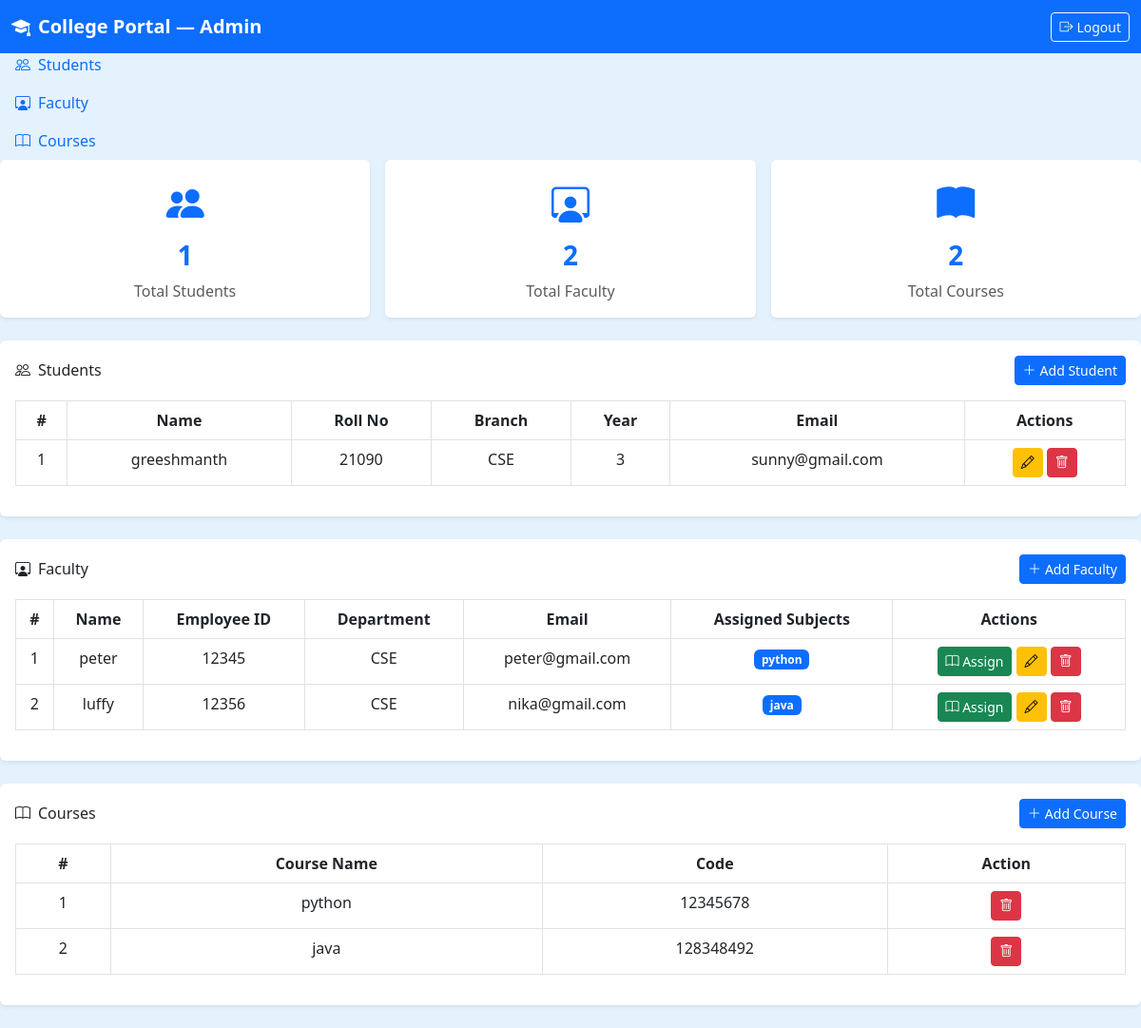
Page /admin-panel/ (signed in) on the committed database.
### portal/models.py (models this page shows, shortened)
class Student(models.Model):
    user        = models.OneToOneField(User, on_delete=models.CASCADE)
    name        = models.CharField(max_length=100)
    roll_number = models.CharField(max_length=20, unique=True)
    branch      = models.CharField(max_length=20)
    year        = models.IntegerField()
    semester    = models.IntegerField(default=1)
    dob         = models.DateField()
    email       = models.EmailField()
    phone       = models.CharField(max_length=10)
    photo       = models.ImageField(upload_to='student_photos/', blank=True, null=True)

class Faculty(models.Model):
    user        = models.OneToOneField(User, on_delete=models.CASCADE)
    name        = models.CharField(max_length=100)
    employee_id = models.CharField(max_length=20, unique=True)
    department  = models.CharField(max_length=20)
    email       = models.EmailField()
    phone       = models.CharField(max_length=10)
    class Meta:
        verbose_name_plural = "Faculty"

class Subject(models.Model):
    name    = models.CharField(max_length=100)
    faculty = models.ForeignKey(
                  Faculty, on_delete=models.SET_NULL,
                  null=True, blank=True, related_name='subjects'
              )
    course  = models.ForeignKey(
                  Course, on_delete=models.SET_NULL,
                  null=True, blank=True
              )
    class Meta:
        unique_together = ('name', 'course')

class Course(models.Model):
    name = models.CharField(max_length=100)
    code = models.CharField(max_length=20, unique=True)

### portal/views.py (the view)
# urls.py: path('admin-panel/',                          views.admin_dashboard,  name='admin_dashboard'),
@login_required(login_url='login')
def admin_dashboard(request):
    if not request.user.is_staff:
        return redirect('login')
    return render(request, 'portal/admin_dashboard.html', {
        'students':       Student.objects.all(),
        'faculty_list':   Faculty.objects.all(),
        'courses':        Course.objects.all(),
        'total_students': Student.objects.count(),
        'total_faculty':  Faculty.objects.count(),
        'total_courses':  Course.objects.count(),
    })

### portal/templates/portal/admin_dashboard.html (shortened to what this page needs)
{% load static %}
<!doctype html>
<html lang="en">
  <head>
    <link
      href="https://cdn.jsdelivr.net/npm/bootstrap@5.3.0/dist/css/bootstrap.min.css"
      rel="stylesheet"
    />
    <link
      href="https://cdn.jsdelivr.net/npm/bootstrap-icons@1.10.5/font/bootstrap-icons.css"
      rel="stylesheet"
    />
    <link rel="stylesheet" href="{% static 'portal/css/style.css' %}" />
  </head>
  <body>
    <nav class="navbar navbar-dark bg-primary fixed-top">
      <div class="container-fluid">
        <span class="navbar-brand fw-bold"
          ><i class="bi bi-mortarboard-fill me-2"></i>College Portal —
          Admin</span
        >
        <a href="{% url 'logout' %}" class="btn btn-outline-light btn-sm">
          <i class="bi bi-box-arrow-right me-1"></i>Logout
        </a>
      </div>
    </nav>
    <div class="sidebar d-none d-md-block">
      <ul class="nav flex-column mt-2">
        <li class="nav-item">
          <a class="nav-link active" href="#stats"
            >Overview</a
          >
        </li>
        <li class="nav-item">
          <a class="nav-link" href="#students"
            ><i class="bi bi-people me-2"></i>Students</a
          >
        </li>
        <li class="nav-item">
          <a class="nav-link" href="#faculty"
            ><i class="bi bi-person-workspace me-2"></i>Faculty</a
          >
        </li>
        <li class="nav-item">
          <a class="nav-link" href="#courses"
            ><i class="bi bi-book me-2"></i>Courses</a
          >
        </li>
      </ul>
    </div>
    <div class="main-content">
      <div id="stats" class="row g-3 mb-4">
        <div class="col-md-4">
          <div class="card border-0 shadow-sm text-center p-3">
            <i class="bi bi-people-fill fs-1 text-primary mb-2"></i>
            <h3 class="fw-bold text-primary">{{ total_students }}</h3>
            <p class="text-muted mb-0">Total Students</p>
          </div>
        </div>
        <div class="col-md-4">
          <div class="card border-0 shadow-sm text-center p-3">
            <i class="bi bi-person-workspace fs-1 text-primary mb-2"></i>
            <h3 class="fw-bold text-primary">{{ total_faculty }}</h3>
            <p class="text-muted mb-0">Total Faculty</p>
          </div>
        </div>
        <div class="col-md-4">
          <div class="card border-0 shadow-sm text-center p-3">
            <i class="bi bi-book-fill fs-1 text-primary mb-2"></i>
            <h3 class="fw-bold text-primary">{{ total_courses }}</h3>
            <p class="text-muted mb-0">Total Courses</p>
          </div>
        </div>
      </div>
      <div id="students" class="card border-0 shadow-sm mb-4">
        <div class="card-body">
          <div class="d-flex justify-content-between align-items-center mb-3">
            <p class="section-title mb-0">
              <i class="bi bi-people me-2"></i>Students
            </p>
            <button
              class="btn btn-primary btn-sm"
              data-bs-toggle="modal"
              data-bs-target="#addStudentModal"
            >
              <i class="bi bi-plus-lg me-1"></i>Add Student
            </button>
          </div>
          <div class="table-responsive">
            <table class="table table-bordered table-hover text-center">
              <thead>
                <tr>
                  <th>#</th>
                  <th>Name</th>
                  <th>Roll No</th>
                  <th>Branch</th>
                  <th>Year</th>
                  <th>Email</th>
                  <th>Actions</th>
                </tr>
              </thead>
              <tbody>
                {% for s in students %}
                <tr>
                  <td>{{ forloop.counter }}</td>
                  <td>{{ s.name }}</td>
                  <td>{{ s.roll_number }}</td>
                  <td>{{ s.branch }}</td>
                  <td>{{ s.year }}</td>
                  <td>{{ s.email }}</td>
                  <td>
                    <a
                      href="{% url 'edit_student' s.id %}"
                      class="btn btn-warning btn-sm"
                    >
                      <i class="bi bi-pencil"></i>
                    </a>
                    <a
                      href="{% url 'delete_student' s.id %}"
                      class="btn btn-danger btn-sm"
                      onclick="return confirm('Delete this student?');"
                    >
                      <i class="bi bi-trash"></i>
                    </a>
                  </td>
                </tr>
                {% empty %}
                <tr>
                  <td colspan="7" class="text-muted">No students yet.</td>
                </tr>
                {% endfor %}
              </tbody>
            </table>
          </div>
        </div>
      </div>
      <div id="faculty" class="card border-0 shadow-sm mb-4">
        <div class="card-body">
          <div class="d-flex justify-content-between align-items-center mb-3">
            <p class="section-title mb-0">
              <i class="bi bi-person-workspace me-2"></i>Faculty
            </p>
            <button
              class="btn btn-primary btn-sm"
              data-bs-toggle="modal"
              data-bs-target="#addFacultyModal"
            >
              <i class="bi bi-plus-lg me-1"></i>Add Faculty
            </button>
          </div>
          <div class="table-responsive">
            <table class="table table-bordered table-hover text-center">
              <thead>
                <tr>
                  <th>#</th>
                  <th>Name</th>
                  <th>Employee ID</th>
                  <th>Department</th>
                  <th>Email</th>
                  <th>Assigned Subjects</th>
                  <th>Actions</th>
                </tr>
              </thead>
              <tbody>
                {% for f in faculty_list %}
                <tr>
                  <td>{{ forloop.counter }}</td>
                  <td>{{ f.name }}</td>
                  <td>{{ f.employee_id }}</td>
                  <td>{{ f.department }}</td>
                  <td>{{ f.email }}</td>
                  <td>
                    {% for s in f.subjects.all %}
                    <span class="badge bg-primary">{{ s.name }}</span>
                    {% empty %}
                    <span class="text-muted small">None</span>
                    {% endfor %}
                  </td>
                  <td>
                    <button
                      class="btn btn-success btn-sm"
                      data-bs-toggle="modal"
                      data-bs-target="#assignSubjectModal"
                      data-faculty-id="{{ f.id }}"
                      data-faculty-name="{{ f.name }}"
                    >
                      <i class="bi bi-book"></i> Assign
                    </button>
                    <a
                      href="{% url 'edit_faculty' f.id %}"
                      class="btn btn-warning btn-sm"
                    >
                      <i class="bi bi-pencil"></i>
                    </a>
                    <a
                      href="{% url 'delete_faculty' f.id %}"
                      class="btn btn-danger btn-sm"
                      onclick="return confirm('Delete this faculty?');"
                    >
                      <i class="bi bi-trash"></i>
                    </a>
                  </td>
                </tr>
                {% empty %}
                <tr>
                  <td colspan="7" class="text-muted">No faculty yet.</td>
                </tr>
                {% endfor %}
              </tbody>
            </table>
          </div>
        </div>
      </div>
      <div id="courses" class="card border-0 shadow-sm mb-4">
        <div class="card-body">
          <div class="d-flex justify-content-between align-items-center mb-3">
            <p class="section-title mb-0">
              <i class="bi bi-book me-2"></i>Courses
            </p>
            <button
              class="btn btn-primary btn-sm"
              data-bs-toggle="modal"
              data-bs-target="#addCourseModal"
            >
              <i class="bi bi-plus-lg me-1"></i>Add Course
            </button>
          </div>
          <div class="table-responsive">
            <table class="table table-bordered table-hover text-center">
              <thead>
                <tr>
                  <th>#</th>
                  <th>Course Name</th>
                  <th>Code</th>
                  <th>Action</th>
                </tr>
              </thead>
              <tbody>
                {% for c in courses %}
                <tr>
                  <td>{{ forloop.counter }}</td>
                  <td>{{ c.name }}</td>
                  <td>{{ c.code }}</td>
                  <td>
                    <a
                      href="{% url 'delete_course' c.id %}"
                      class="btn btn-danger btn-sm"
                      onclick="return confirm('Delete this course?');"
                    >
                      <i class="bi bi-trash"></i>
                    </a>
                  </td>
                </tr>
                {% empty %}
                <tr>
                  <td colspan="4" class="text-muted">No courses yet.</td>
                </tr>
                {% endfor %}
              </tbody>
            </table>
          </div>
        </div>
      </div>
    </div>
  </body>
</html>

### portal/static/portal/css/style.css (style rules this page uses)
:root { --primary-blue: #0d47a1; --light-blue: #1565c0; --pale-blue: #e3f2fd; --white: #ffffff; --text-dark: #1a1a1a; }
body { background-color: var(--pale-blue); font-family: "Segoe UI", Arial, sans-serif; color: var(--text-dark); }

### rows in the picture
Student: name "greeshmanth", roll_number "21090", branch "CSE", year "3", email "sunny@gmail.com"
Faculty: name "peter", employee_id "12345", department "CSE", email "peter@gmail.com"
Subject: name "python"
Faculty: name "luffy", employee_id "12356", department "CSE", email "nika@gmail.com"
Subject: name "java"
Course: name "python", code "12345678"
Course: name "java", code "128348492"

### other values in the picture
{{ total_students }} "1"
{{ total_faculty }} "2"
{{ total_courses }} "2"
